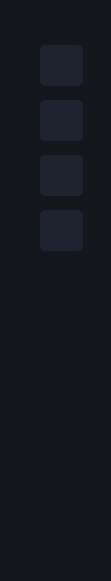
   <widget class="QWidget" name="UITabControl" native="true">
    <property name="geometry">
     <rect>
      <x>-10</x>
      <y>40</y>
      <width>111</width>
      <height>581</height>
     </rect>
    </property>
    <property name="styleSheet">
     <string notr="true">background-color: #14181D;
border: none;
margin: 0px;
padding: 0px;</string>
    </property>
    <widget class="QPushButton" name="UICheatsButton">
     <property name="geometry">
      <rect>
       <x>40</x>
       <y>45</y>
       <width>43</width>
       <height>41</height>
      </rect>
     </property>
     <property name="styleSheet">
      <string notr="true">QPushButton{
border: none;
margin: 0px;
padding: 0px;
border-radius: 5px;
background-color: #1E232F;
image: url(:/darkstyle/cheatspage.png);
}
QPushButton:hover {
border: 2px solid #61CEB2; 
 }</string>
     </property>
     <property name="text">
      <string/>
     </property>
     <property name="iconSize">
      <size>
       <width>30</width>
       <height>30</height>
      </size>
     </property>
    </widget>
    <widget class="QPushButton" name="UINewsButton">
     <property name="geometry">
      <rect>
       <x>40</x>
       <y>100</y>
       <width>43</width>
       <height>41</height>
      </rect>
     </property>
     <property name="styleSheet">
      <string notr="true">QPushButton{
border: none;
margin: 0px;
padding: 0px;
border-radius: 5px;
background-color: #1E232F;
image: url(:/darkstyle/newspage.png);
}
QPushButton:hover {
border: 2px solid #61CEB2; 
 }</string>
     </property>
     <property name="text">
      <string/>
     </property>
     <property name="iconSize">
      <size>
       <width>30</width>
       <height>30</height>
      </size>
     </property>
    </widget>
    <widget class="QPushButton" name="UIOnlineButton">
     <property name="geometry">
      <rect>
       <x>40</x>
       <y>155</y>
       <width>43</width>
       <height>41</height>
      </rect>
     </property>
     <property name="styleSheet">
      <string notr="true">QPushButton{
border: none;
margin: 0px;
padding: 0px;
border-radius: 5px;
background-color: #1E232F;
image: url(:/darkstyle/userspage.png);
}
QPushButton:hover {
border: 2px solid #61CEB2; 
 }</string>
     </property>
     <property name="text">
      <string/>
     </property>
     <property name="iconSize">
      <size>
       <width>30</width>
       <height>30</height>
      </size>
     </property>
    </widget>
    <widget class="QPushButton" name="UIAccountButton">
     <property name="geometry">
      <rect>
       <x>40</x>
       <y>210</y>
       <width>43</width>
       <height>41</height>
      </rect>
     </property>
     <property name="styleSheet">
      <string notr="true">QPushButton{
border: none;
margin: 0px;
padding: 0px;
border-radius: 5px;
background-color: #1E232F;
image: url(:/darkstyle/accountpage.png);
}
QPushButton:hover {
border: 2px solid #61CEB2; 
 }</string>
     </property>
     <property name="text">
      <string/>
     </property>
     <property name="iconSize">
      <size>
       <width>30</width>
       <height>30</height>
      </size>
     </property>
    </widget>
   </widget>
